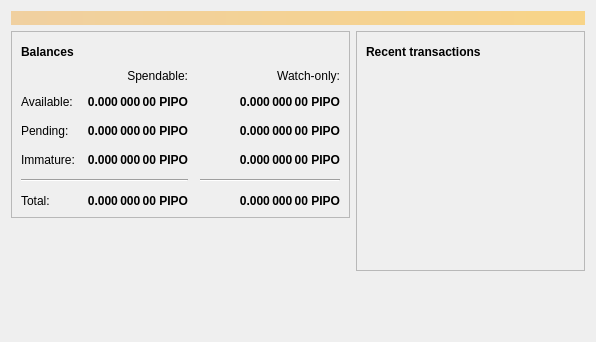
<?xml version="1.0" encoding="UTF-8"?>
<ui version="4.0">
 <class>OverviewPage</class>
 <widget class="QWidget" name="OverviewPage">
  <property name="geometry">
   <rect>
    <x>0</x>
    <y>0</y>
    <width>596</width>
    <height>342</height>
   </rect>
  </property>
  <property name="windowTitle">
   <string>Form</string>
  </property>
  <layout class="QVBoxLayout" name="topLayout">
   <item>
    <widget class="QLabel" name="labelAlerts">
     <property name="visible">
      <bool>false</bool>
     </property>
     <property name="styleSheet">
      <string notr="true">QLabel { background-color: qlineargradient(x1: 0, y1: 0, x2: 1, y2: 0, stop:0 #F0D0A0, stop:1 #F8D488); color:#000000; }</string>
     </property>
     <property name="wordWrap">
      <bool>true</bool>
     </property>
     <property name="margin">
      <number>3</number>
     </property>
     <property name="textInteractionFlags">
      <set>Qt::TextSelectableByMouse</set>
     </property>
    </widget>
   </item>
   <item>
    <layout class="QHBoxLayout" name="horizontalLayout" stretch="1,1">
     <item>
      <layout class="QVBoxLayout" name="verticalLayout_2">
       <item>
        <widget class="QFrame" name="frame">
         <property name="frameShape">
          <enum>QFrame::StyledPanel</enum>
         </property>
         <property name="frameShadow">
          <enum>QFrame::Raised</enum>
         </property>
         <layout class="QVBoxLayout" name="verticalLayout_4">
          <item>
           <layout class="QHBoxLayout" name="horizontalLayout_4">
            <item>
             <widget class="QLabel" name="label_5">
              <property name="font">
               <font>
                <weight>75</weight>
                <bold>true</bold>
               </font>
              </property>
              <property name="text">
               <string>Balances</string>
              </property>
             </widget>
            </item>
            <item>
             <widget class="QPushButton" name="labelWalletStatus">
              <property name="enabled">
               <bool>true</bool>
              </property>
              <property name="maximumSize">
               <size>
                <width>30</width>
                <height>16777215</height>
               </size>
              </property>
              <property name="toolTip">
               <string>The displayed information may be out of date. Your wallet automatically synchronizes with the Pipocoin network after a connection is established, but this process has not completed yet.</string>
              </property>
              <property name="text">
               <string/>
              </property>
              <property name="icon">
               <iconset resource="../bitcoin.qrc">
                <normaloff>:/icons/warning</normaloff>
                <disabledoff>:/icons/warning</disabledoff>:/icons/warning</iconset>
              </property>
              <property name="iconSize">
               <size>
                <width>24</width>
                <height>24</height>
               </size>
              </property>
              <property name="flat">
               <bool>true</bool>
              </property>
             </widget>
            </item>
            <item>
             <spacer name="horizontalSpacer_3">
              <property name="orientation">
               <enum>Qt::Horizontal</enum>
              </property>
              <property name="sizeHint" stdset="0">
               <size>
                <width>40</width>
                <height>20</height>
               </size>
              </property>
             </spacer>
            </item>
           </layout>
          </item>
          <item>
           <layout class="QGridLayout" name="gridLayout">
            <property name="spacing">
             <number>12</number>
            </property>
            <item row="2" column="2">
             <widget class="QLabel" name="labelWatchPending">
              <property name="font">
               <font>
                <weight>75</weight>
                <bold>true</bold>
               </font>
              </property>
              <property name="cursor">
               <cursorShape>IBeamCursor</cursorShape>
              </property>
              <property name="toolTip">
               <string>Unconfirmed transactions to watch-only addresses</string>
              </property>
              <property name="text">
               <string notr="true">0.000 000 00 PIPO</string>
              </property>
              <property name="alignment">
               <set>Qt::AlignRight|Qt::AlignTrailing|Qt::AlignVCenter</set>
              </property>
              <property name="textInteractionFlags">
               <set>Qt::LinksAccessibleByMouse|Qt::TextSelectableByKeyboard|Qt::TextSelectableByMouse</set>
              </property>
             </widget>
            </item>
            <item row="2" column="1">
             <widget class="QLabel" name="labelUnconfirmed">
              <property name="font">
               <font>
                <weight>75</weight>
                <bold>true</bold>
               </font>
              </property>
              <property name="cursor">
               <cursorShape>IBeamCursor</cursorShape>
              </property>
              <property name="toolTip">
               <string>Total of transactions that have yet to be confirmed, and do not yet count toward the spendable balance</string>
              </property>
              <property name="text">
               <string notr="true">0.000 000 00 PIPO</string>
              </property>
              <property name="alignment">
               <set>Qt::AlignRight|Qt::AlignTrailing|Qt::AlignVCenter</set>
              </property>
              <property name="textInteractionFlags">
               <set>Qt::LinksAccessibleByMouse|Qt::TextSelectableByKeyboard|Qt::TextSelectableByMouse</set>
              </property>
             </widget>
            </item>
            <item row="3" column="2">
             <widget class="QLabel" name="labelWatchImmature">
              <property name="font">
               <font>
                <weight>75</weight>
                <bold>true</bold>
               </font>
              </property>
              <property name="cursor">
               <cursorShape>IBeamCursor</cursorShape>
              </property>
              <property name="toolTip">
               <string>Mined balance in watch-only addresses that has not yet matured</string>
              </property>
              <property name="text">
               <string notr="true">0.000 000 00 PIPO</string>
              </property>
              <property name="alignment">
               <set>Qt::AlignRight|Qt::AlignTrailing|Qt::AlignVCenter</set>
              </property>
              <property name="textInteractionFlags">
               <set>Qt::LinksAccessibleByMouse|Qt::TextSelectableByKeyboard|Qt::TextSelectableByMouse</set>
              </property>
             </widget>
            </item>
            <item row="4" column="0" colspan="2">
             <widget class="Line" name="line">
              <property name="orientation">
               <enum>Qt::Horizontal</enum>
              </property>
             </widget>
            </item>
            <item row="4" column="2">
             <widget class="Line" name="lineWatchBalance">
              <property name="sizePolicy">
               <sizepolicy hsizetype="Preferred" vsizetype="Fixed">
                <horstretch>0</horstretch>
                <verstretch>0</verstretch>
               </sizepolicy>
              </property>
              <property name="minimumSize">
               <size>
                <width>140</width>
                <height>0</height>
               </size>
              </property>
              <property name="orientation">
               <enum>Qt::Horizontal</enum>
              </property>
             </widget>
            </item>
            <item row="5" column="0">
             <widget class="QLabel" name="labelTotalText">
              <property name="text">
               <string>Total:</string>
              </property>
             </widget>
            </item>
            <item row="3" column="1">
             <widget class="QLabel" name="labelImmature">
              <property name="font">
               <font>
                <weight>75</weight>
                <bold>true</bold>
               </font>
              </property>
              <property name="cursor">
               <cursorShape>IBeamCursor</cursorShape>
              </property>
              <property name="toolTip">
               <string>Mined balance that has not yet matured</string>
              </property>
              <property name="text">
               <string notr="true">0.000 000 00 PIPO</string>
              </property>
              <property name="alignment">
               <set>Qt::AlignRight|Qt::AlignTrailing|Qt::AlignVCenter</set>
              </property>
              <property name="textInteractionFlags">
               <set>Qt::LinksAccessibleByMouse|Qt::TextSelectableByKeyboard|Qt::TextSelectableByMouse</set>
              </property>
             </widget>
            </item>
            <item row="2" column="3">
             <spacer name="horizontalSpacer_2">
              <property name="orientation">
               <enum>Qt::Horizontal</enum>
              </property>
              <property name="sizeHint" stdset="0">
               <size>
                <width>40</width>
                <height>20</height>
               </size>
              </property>
             </spacer>
            </item>
            <item row="3" column="0">
             <widget class="QLabel" name="labelImmatureText">
              <property name="text">
               <string>Immature:</string>
              </property>
             </widget>
            </item>
            <item row="5" column="1">
             <widget class="QLabel" name="labelTotal">
              <property name="font">
               <font>
                <weight>75</weight>
                <bold>true</bold>
               </font>
              </property>
              <property name="cursor">
               <cursorShape>IBeamCursor</cursorShape>
              </property>
              <property name="toolTip">
               <string>Your current total balance</string>
              </property>
              <property name="text">
               <string notr="true">0.000 000 00 PIPO</string>
              </property>
              <property name="alignment">
               <set>Qt::AlignRight|Qt::AlignTrailing|Qt::AlignVCenter</set>
              </property>
              <property name="textInteractionFlags">
               <set>Qt::LinksAccessibleByMouse|Qt::TextSelectableByKeyboard|Qt::TextSelectableByMouse</set>
              </property>
             </widget>
            </item>
            <item row="5" column="2">
             <widget class="QLabel" name="labelWatchTotal">
              <property name="font">
               <font>
                <weight>75</weight>
                <bold>true</bold>
               </font>
              </property>
              <property name="cursor">
               <cursorShape>IBeamCursor</cursorShape>
              </property>
              <property name="toolTip">
               <string>Current total balance in watch-only addresses</string>
              </property>
              <property name="text">
               <string notr="true">0.000 000 00 PIPO</string>
              </property>
              <property name="alignment">
               <set>Qt::AlignRight|Qt::AlignTrailing|Qt::AlignVCenter</set>
              </property>
              <property name="textInteractionFlags">
               <set>Qt::LinksAccessibleByMouse|Qt::TextSelectableByKeyboard|Qt::TextSelectableByMouse</set>
              </property>
             </widget>
            </item>
            <item row="0" column="2">
             <widget class="QLabel" name="labelWatchonly">
              <property name="text">
               <string>Watch-only:</string>
              </property>
              <property name="alignment">
               <set>Qt::AlignRight|Qt::AlignTrailing|Qt::AlignVCenter</set>
              </property>
             </widget>
            </item>
            <item row="1" column="0">
             <widget class="QLabel" name="labelBalanceText">
              <property name="text">
               <string>Available:</string>
              </property>
             </widget>
            </item>
            <item row="1" column="1">
             <widget class="QLabel" name="labelBalance">
              <property name="font">
               <font>
                <weight>75</weight>
                <bold>true</bold>
               </font>
              </property>
              <property name="cursor">
               <cursorShape>IBeamCursor</cursorShape>
              </property>
              <property name="toolTip">
               <string>Your current spendable balance</string>
              </property>
              <property name="text">
               <string notr="true">0.000 000 00 PIPO</string>
              </property>
              <property name="alignment">
               <set>Qt::AlignRight|Qt::AlignTrailing|Qt::AlignVCenter</set>
              </property>
              <property name="textInteractionFlags">
               <set>Qt::LinksAccessibleByMouse|Qt::TextSelectableByKeyboard|Qt::TextSelectableByMouse</set>
              </property>
             </widget>
            </item>
            <item row="1" column="2">
             <widget class="QLabel" name="labelWatchAvailable">
              <property name="font">
               <font>
                <weight>75</weight>
                <bold>true</bold>
               </font>
              </property>
              <property name="cursor">
               <cursorShape>IBeamCursor</cursorShape>
              </property>
              <property name="toolTip">
               <string>Your current balance in watch-only addresses</string>
              </property>
              <property name="text">
               <string notr="true">0.000 000 00 PIPO</string>
              </property>
              <property name="alignment">
               <set>Qt::AlignRight|Qt::AlignTrailing|Qt::AlignVCenter</set>
              </property>
              <property name="textInteractionFlags">
               <set>Qt::LinksAccessibleByMouse|Qt::TextSelectableByKeyboard|Qt::TextSelectableByMouse</set>
              </property>
             </widget>
            </item>
            <item row="2" column="0">
             <widget class="QLabel" name="labelPendingText">
              <property name="text">
               <string>Pending:</string>
              </property>
             </widget>
            </item>
            <item row="0" column="1">
             <widget class="QLabel" name="labelSpendable">
              <property name="text">
               <string>Spendable:</string>
              </property>
              <property name="alignment">
               <set>Qt::AlignRight|Qt::AlignTrailing|Qt::AlignVCenter</set>
              </property>
             </widget>
            </item>
           </layout>
          </item>
         </layout>
        </widget>
       </item>
       <item>
        <spacer name="verticalSpacer">
         <property name="orientation">
          <enum>Qt::Vertical</enum>
         </property>
         <property name="sizeHint" stdset="0">
          <size>
           <width>20</width>
           <height>40</height>
          </size>
         </property>
        </spacer>
       </item>
      </layout>
     </item>
     <item>
      <layout class="QVBoxLayout" name="verticalLayout_3">
       <item>
        <widget class="QFrame" name="frame_2">
         <property name="frameShape">
          <enum>QFrame::StyledPanel</enum>
         </property>
         <property name="frameShadow">
          <enum>QFrame::Raised</enum>
         </property>
         <layout class="QVBoxLayout" name="verticalLayout">
          <item>
           <layout class="QHBoxLayout" name="horizontalLayout_2">
            <item>
             <widget class="QLabel" name="label_4">
              <property name="font">
               <font>
                <weight>75</weight>
                <bold>true</bold>
               </font>
              </property>
              <property name="text">
               <string>Recent transactions</string>
              </property>
             </widget>
            </item>
            <item>
             <widget class="QPushButton" name="labelTransactionsStatus">
              <property name="enabled">
               <bool>true</bool>
              </property>
              <property name="maximumSize">
               <size>
                <width>30</width>
                <height>16777215</height>
               </size>
              </property>
              <property name="toolTip">
               <string>The displayed information may be out of date. Your wallet automatically synchronizes with the Pipocoin network after a connection is established, but this process has not completed yet.</string>
              </property>
              <property name="text">
               <string/>
              </property>
              <property name="icon">
               <iconset resource="../bitcoin.qrc">
                <normaloff>:/icons/warning</normaloff>
                <disabledoff>:/icons/warning</disabledoff>:/icons/warning</iconset>
              </property>
              <property name="iconSize">
               <size>
                <width>24</width>
                <height>24</height>
               </size>
              </property>
              <property name="flat">
               <bool>true</bool>
              </property>
             </widget>
            </item>
            <item>
             <spacer name="horizontalSpacer">
              <property name="orientation">
               <enum>Qt::Horizontal</enum>
              </property>
              <property name="sizeHint" stdset="0">
               <size>
                <width>40</width>
                <height>20</height>
               </size>
              </property>
             </spacer>
            </item>
           </layout>
          </item>
          <item>
           <widget class="QListView" name="listTransactions">
            <property name="styleSheet">
             <string notr="true">QListView { background: transparent; }</string>
            </property>
            <property name="frameShape">
             <enum>QFrame::NoFrame</enum>
            </property>
            <property name="verticalScrollBarPolicy">
             <enum>Qt::ScrollBarAlwaysOff</enum>
            </property>
            <property name="horizontalScrollBarPolicy">
             <enum>Qt::ScrollBarAlwaysOff</enum>
            </property>
            <property name="selectionMode">
             <enum>QAbstractItemView::NoSelection</enum>
            </property>
           </widget>
          </item>
         </layout>
        </widget>
       </item>
       <item>
        <spacer name="verticalSpacer_2">
         <property name="orientation">
          <enum>Qt::Vertical</enum>
         </property>
         <property name="sizeHint" stdset="0">
          <size>
           <width>20</width>
           <height>40</height>
          </size>
         </property>
        </spacer>
       </item>
      </layout>
     </item>
    </layout>
   </item>
  </layout>
 </widget>
 <resources/>
 <connections/>
</ui>
